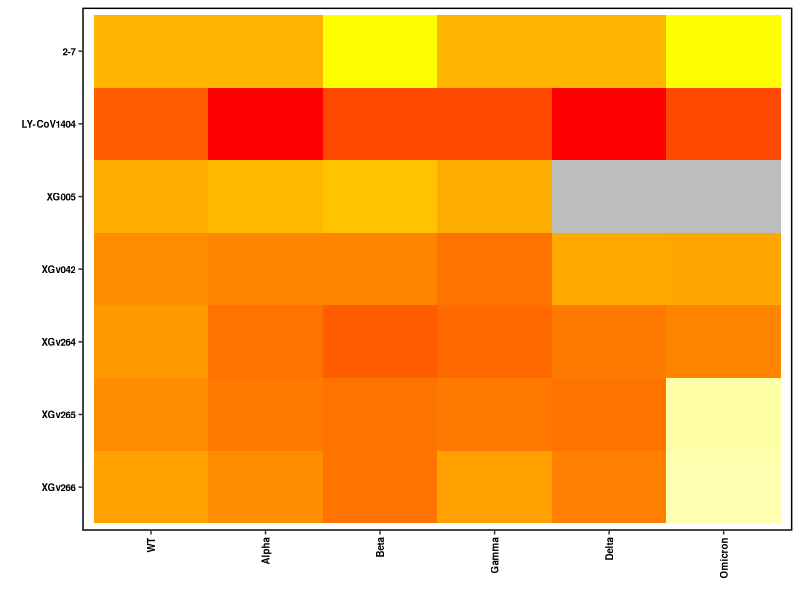

Generate this figure with R:
#R code
library(data.table)
library(readr)
library(dplyr)
library(tidyr)
library(ggplot2)
library(reshape)
library(scales)
library(stringr)

Neu_table <- read_tsv('data/neut.tsv')
Ab_levels <- rev(Neu_table$Antibody)
setDT(Neu_table)
Neu_table <- melt(Neu_table,id='Antibody') %>%
               mutate(Antibody=factor(Antibody, levels=Ab_levels))
textsize <- 7
p <- ggplot(data=Neu_table, aes(x=variable, y=Antibody, fill=log10(value))) +
	    geom_tile() + 
	    scale_fill_gradientn(colours=c("red", "yellow", "white"),
                limits=c(-3,2),
                values=rescale(c(-3, -0.5, 2)),
                breaks=c(-3,-2,-1,0,1,2),
                labels=c('0.001','0.01','0.1','1','10','100'),
		guide="colorbar",
		na.value="grey") +
	    theme_classic() +
            theme(plot.background = element_rect(fill = "white"),
                axis.text=element_text(size=textsize,face="bold",colour = 'black'),
                axis.text.x=element_text(angle=90,hjust=1,vjust=0.5,colour = 'black'),
                axis.text.y=element_text(hjust=1,vjust=0.5,colour = 'black'),
                axis.title=element_text(size=7,face="bold"),
                axis.line = element_line(colour = 'black', size = 0),
                legend.title=element_blank(),
                legend.text=element_text(size=textsize,face="bold"),
                legend.position='none',
                panel.border = element_rect(colour = "black", fill=NA, size=1)) +
            xlab("") +
            ylab("")
ggsave('graph/neut_heatmap.png',p, height=1.8, width=1.9, bg='white', dpi=600)
